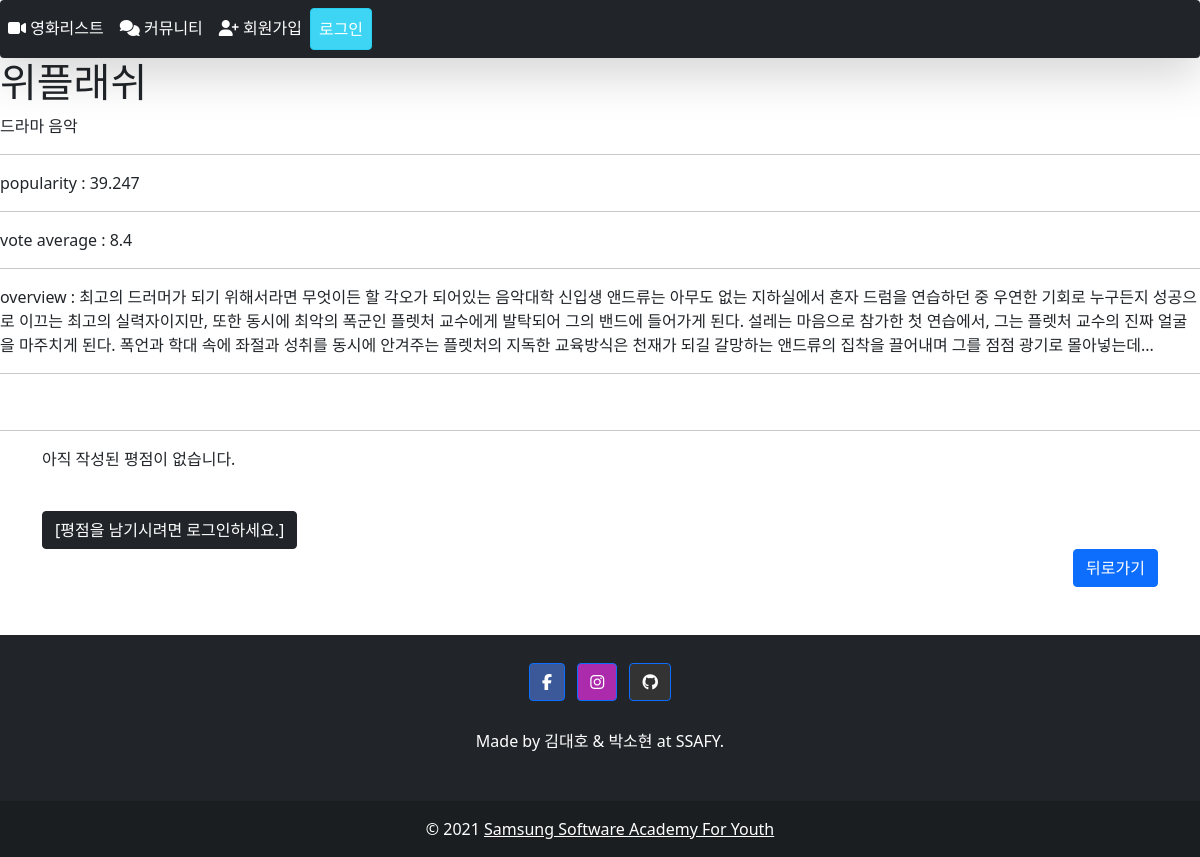
Screenshot of /movies/random_movie/ with the database file from the repository.
### movies/models.py (models this page shows)
class Movie(models.Model):
    title = models.CharField(max_length=100)
    release_date = models.DateField()
    popularity = models.FloatField()
    vote_count = models.IntegerField()
    vote_average = models.FloatField()
    overview = models.TextField()
    poster_path = models.CharField(max_length=200)
    genres = models.ManyToManyField(Genre)

class Genre(models.Model):
    name = models.CharField(max_length=50)

### movies/views.py (the view)
# urls.py: path('random_movie/', views.random_movie, name='random_movie'),
def random_movie(request):
    num = random.randint(1, 100)
    movie = get_object_or_404(Movie, pk=num)
    ratings = movie.rating_set.all()
    rating_form = RatingForm()
    context = {
        'movie': movie,
        'ratings': ratings,
        'rating_form': rating_form,
    }
    return render(request, 'movies/detail.html', context)

### movies/templates/movies/detail.html (shortened to what this page needs)
{% extends 'base.html' %}
{% block content %}
    <h1>{{ movie.title }}</h1>
    <p>
      {% for genre in movie.genres.all %}
      {{ genre.name }}
      {% endfor %}
    </p>
    <hr>
    <p>popularity : {{ movie.popularity }}</p>
    <hr>
    <p>vote average : {{ movie.vote_average }}</p>
    <hr>
    <p>overview : {{ movie.overview }}</p>
    <hr>
  <hr>
  <div class="container">
  {% for rating in ratings %}
    <li>
      {{ rating.user }} / {{ rating.score }}점 - {{ rating.comment }} - {{ rating.created_at }}
      {% if request.user == rating.user %}
        <form action="{% url 'movies:delete_rating' movie.pk rating.pk %}" method="POST" class="d-inline">
          {% csrf_token %}
          <input type="submit" value="DELETE">
        </form>
      {% endif %}
    </li>
  {% empty %}
    <p>아직 작성된 평점이 없습니다.</p>
  {% endfor %}
  <br>
  {% if request.user.id in user_ids %}
    <strong>이미 평점을 등록한 영화입니다.</strong>
  {% else %}
    {% if request.user.is_authenticated %}
      <div class="text-center"><strong>1~5점까지 평점을 남겨주세요.</strong></div><br>
      <form action="{% url 'movies:create_rating' movie.pk %}" method="POST">
        {% csrf_token %}
        {{ rating_form }}
        <input class="btn btn-success" type="submit">
      </form>
    {% else %}
      <a href="{% url 'accounts:login' %}" class="btn btn-dark">[평점을 남기시려면 로그인하세요.]</a>
    {% endif %}
  {% endif %}
  </div>
  <div class="container d-flex flex-row-reverse">
    <a class="btn btn-primary" role="button" href="{% url 'movies:index' %}">뒤로가기</a>
  </div>
{% endblock content %}

### rows the page displays
Movie: title "위플래쉬", popularity "39.247", vote_average "8.4", overview "최고의 드러머가 되기 위해서라면 무엇이든 할 각오가 되어있는 음악대학 신입생 앤드류는 아무도 없는 지하실에서 혼자 드럼을 연습하던 중 우연한 기회로 누구든지 성공으로 이끄는 최고의 실력자이지만, 또한 동시에 최악의 폭군인 플렛처 교수에게 발탁되어 그의 밴드에 들어가게 된다. 설레는 마음으로 참가한 첫 연습에서, 그는 플렛처 교수의 진짜 얼굴을 마주치게 된다. 폭언과 학대 속에 좌절과 성취를 동시에 안겨주는 플렛처의 지독한 교육방식은 천재가 되길 갈망하는 앤드류의 집착을 끌어내며 그를 점점 광기로 몰아넣는데..."
Genre: name "드라마"
Genre: name "음악"
